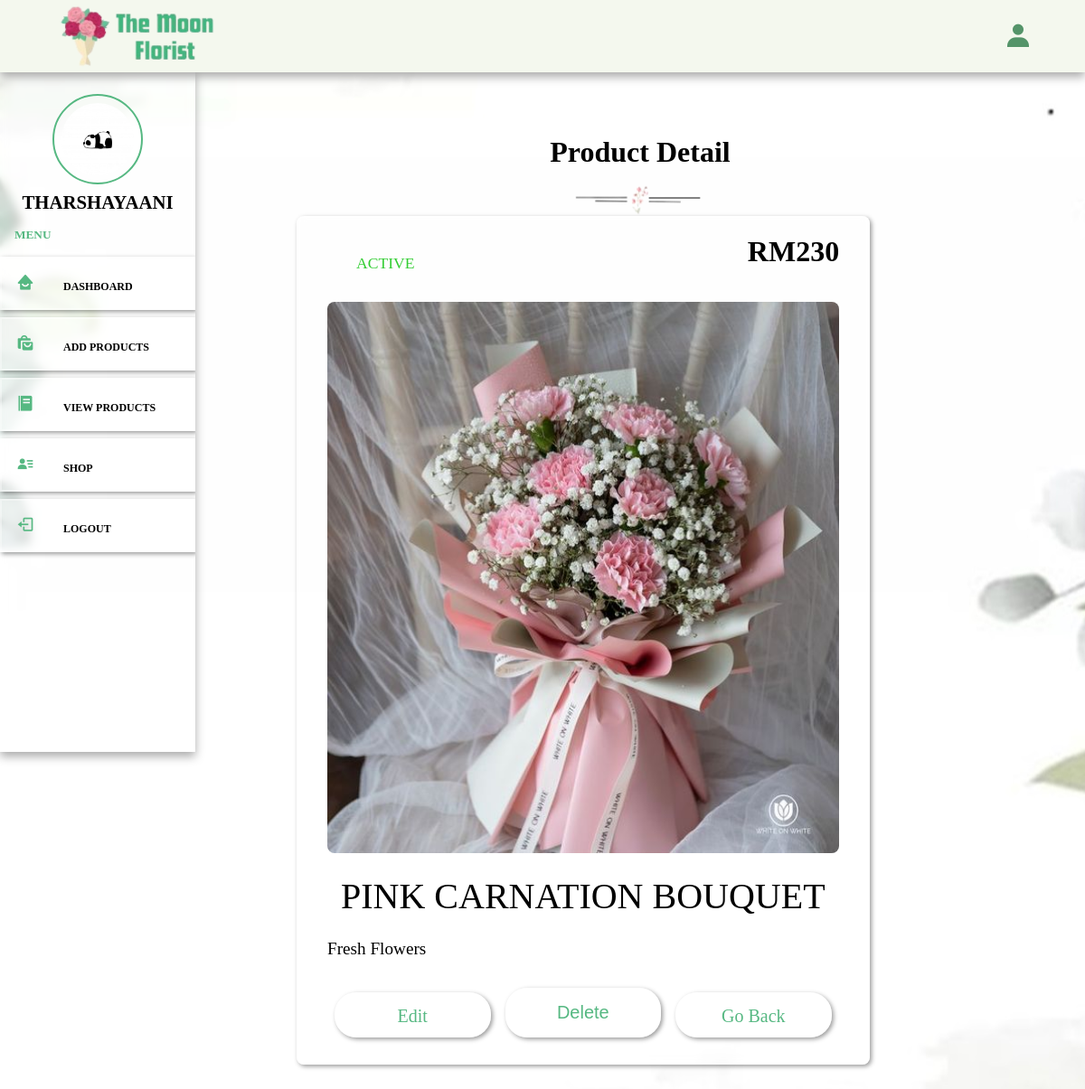
Page /read_posts.php?post_id=dQbV (signed in) on the committed database.
### tables this page shows
CREATE TABLE `sellers` (
  `id` int(20) NOT NULL,
  `name` varchar(50) NOT NULL,
  `email` varchar(150) NOT NULL,
  `password` varchar(50) NOT NULL,
  `image` varchar(100) NOT NULL
);

CREATE TABLE `products` (
  `id` varchar(255) NOT NULL,
  `seller_id` varchar(20) NOT NULL,
  `name` varchar(255) NOT NULL,
  `price` varchar(255) NOT NULL,
  `image` varchar(255) NOT NULL,
  `stock` int(100) NOT NULL,
  `product_detail` varchar(500) NOT NULL,
  `status` varchar(100) NOT NULL
);

### read_posts.php (the view, shortened to what this page needs)
<?php
	include '../components/connect.php';
	$get_id = $_GET['post_id'];
?>
<!DOCTYPE html>
<html lang="en">
<head>
   <link href='https://unpkg.com/boxicons@2.1.2/css/boxicons.min.css' rel='stylesheet'>
</head>
<body>
	<div class="main-container">
		<?php include '../components/admin_header.php'; ?>
		<section class="read-post">
			<div class="heading">
				<h1>product detail</h1>
				<img src="../image/break.png" width="100">
			</div>
			<div class="box-container">
				<?php
					$select_post = $conn->prepare("SELECT * FROM `products` WHERE id=?");
					$select_post->execute([$get_id]);
					if ($select_post->rowCount() > 0) {
						while ($fetch_post = $select_post->fetch(PDO::FETCH_ASSOC)) {
				?>
				<form action="" method="post" class="box">
					<div class="status" style="color: <?php if($fetch_post['status']== 'active'){echo "limegreen";}else{echo "coral";} ?>;"><?=$fetch_post['status']; ?></div>
					<?php if($fetch_post['image'] != ''){ ?>
						<img src="../uploaded_files/<?= $fetch_post['image']; ?>" class="image">
					<?php } ?>
					<div class="price">RM<?=$fetch_post['price']; ?></div>
					<div class="title"><?=$fetch_post['name']; ?></div>
					<div class="content"><?=$fetch_post['product_detail']; ?></div>
					<div class="flex-btn">
						<a href="edit_post.php?id=<?= $fetch_post['id']; ?>" class="btn">edit</a>
						<button type="submit" name="delete" class="btn" onclick="return confirm('delete this product');">delete</button>
						<a href="view_posts.php?post_id=<?= $fetch_post['id']; ?>" class="btn">go back</a>
					</div>
				</form>
				<?php
						}
					}else{
						echo '
							<div class="empty">
								<p>no product added yet! <br><a href="add_posts.php" class="btn" style="margin-top: 1.5rem;">add product</a></p>
							</div>
						';
					}
				?>
			</div>
		</section>
	</div>
</body>
</html>

### admin_header.php (shortened to what this page needs)
<header>
	<div class="logo">
		<img src="../image/logo.png" width="200">
	</div>
	<div class="right">
		<div class="bx bxs-user" id="user-btn"></div>
	</div>
</header>
<div class="side-container">
	<div class="sidebar">
		<?php
			$select_profile = $conn->prepare("SELECT * FROM `sellers` WHERE id=?");
			$select_profile->execute([$seller_id]);
			if ($select_profile->rowCount() > 0) {
				$fetch_profile = $select_profile->fetch(PDO::FETCH_ASSOC);
		?>
		<div class="profile">
			<img src="../uploaded_files/<?= $fetch_profile['image']; ?>" class="logo-img" width="100">
			<p><?= $fetch_profile['name']; ?></p>
		</div>
		<?php } ?>
		<h5>menu</h5>
		<div class="navbar">
			<ul>
				<li><a href="dashboard.php"><i class="bx bxs-home-smile"></i>dashboard</a></li>
				<li><a href="add_product.php"><i class="bx bxs-shopping-bags"></i>add products</a></li>
				<li><a href="view_posts.php"><i class="bx bxs-food-menu"></i>view products</a></li>
				<li><a href="../shop.php"><i class="bx bxs-user-detail"></i>shop</a></li>
				<li><a href="../components/admin_logout.php" onclick="return confirm('logout from this website')"><i class="bx bx-log-out"></i>logout</a></li>
			</ul>
		</div>
	</div>
</div>

### rows in the picture
sellers: image (picture), name "THARSHAYAANI"
products: status "ACTIVE", image (picture), price "230", name "PINK CARNATION BOUQUET", product_detail "Fresh Flowers"
